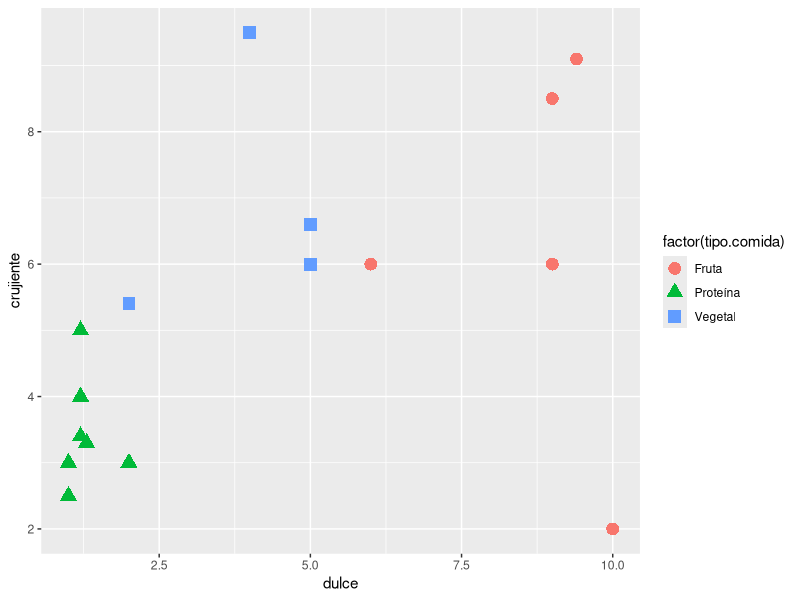
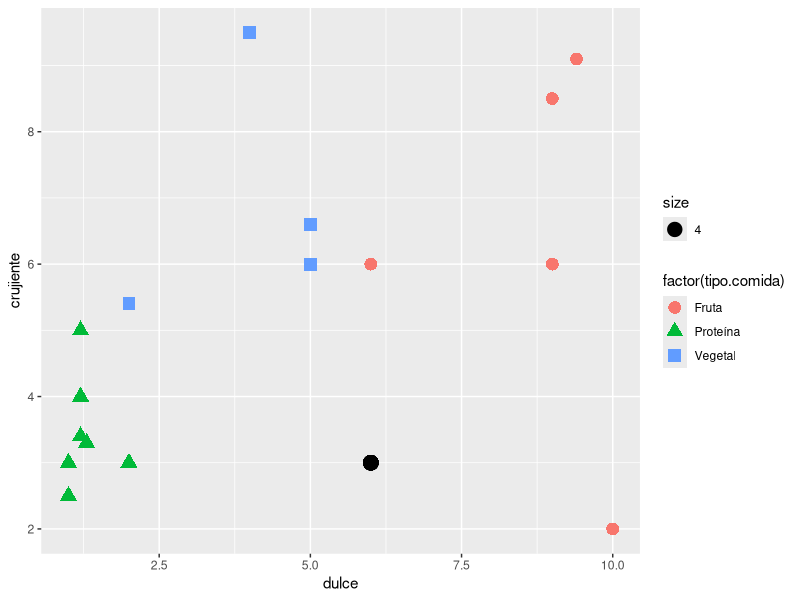

These charts were generated, in order, by the following R code:
## ---- chunk 1
library(class) # Funciones para clasificación
library(caret) # Funciones para Clasificación y Regresión
library(mlbench) # Funciones para Machine Learning
library(e1071) # Estadísticas

library(ggplot2) # Gráficas
library(dplyr)   # Operaciones con datos
library(knitr)   # Para tablas amigables

## ---- chunk 2
ingrediente <- c('Manzana', 'Tocino', 'Plátano', 'Zanahoria', 'Apio', 'Queso', 'Nuez', 'Camarón', 'Pescado', 'Naranja', 'Pepino', 'Pera', 'Uva', 'Lechuga', 'Frijol', 'Maiz')
crujiente <- c(8.5, 2.5, 6, 9.5, 5.4, 3, 5, 4, 3, 6, 6.6, 9.1, 2, 6, 3.4, 3.3)
dulce <- c(9, 1, 6, 4, 2, 1, 1.2, 1.2, 2, 9, 5, 9.4, 10, 5, 1.2, 1.3)
tipo.comida <- c('Fruta', 'Proteína', 'Fruta', 'Vegetal', 'Vegetal', 'Proteína', 'Proteína', 'Proteína', 'Proteína', 'Fruta', 'Vegetal', 'Fruta', 'Fruta', 'Vegetal', 'Proteína', 'Proteína')

datos <- data.frame(ingrediente, crujiente, dulce, tipo.comida)
kable(datos, caption = "Datos") 
## ---- chunk 3
ggplot(data = datos, mapping = aes(x = dulce, y = crujiente)) +
  geom_point(aes(colour = factor(tipo.comida), shape = factor(tipo.comida)), size=4) 


## ---- chunk 4
ingrediente <- 'Tomate'
crujiente <- 3
dulce <- 6
tipo.comida = '????????'

nuevos.datos <- data.frame (ingrediente, crujiente, dulce, tipo.comida)

kable(nuevos.datos, caption = "Nuevos datos o  ejemplo 'Tomate'") 

## ---- chunk 5
ggplot(data = datos, mapping = aes(x = dulce, y = crujiente)) +
  geom_point(aes(colour = factor(tipo.comida), shape = factor(tipo.comida)), size=4) +
  geom_point(aes(x = nuevos.datos$dulce, y = nuevos.datos$crujiente, size = 4))

## ---- chunk 6

formula = paste("sqrt((",nuevos.datos$crujiente, "-",datos$crujiente,")^2","+","(",nuevos.datos$dulce,"-",datos$dulce,")^2)")
               
dist.euc = sqrt((nuevos.datos$crujiente-datos$crujiente)^2+(nuevos.datos$dulce-datos$dulce)^2)

datos.dist <- cbind(datos, formula, dist.euc)
kable(datos.dist, caption = "Distancia Euclidina 'Tomate' y resto ingredientes'")
## ---- chunk 7
datos.dist <- arrange(datos.dist, dist.euc)
kable(datos.dist, caption = "Distancia Euclidina 'Tomate' y resto ingredientes', ordenado ascendentemente")
## ---- chunk 8
modelo <- knn(train = datos[,c(2,3)], test = nuevos.datos[,c(2,3)], k = 4, cl = datos[,4])

modelo

summary(modelo)

## ---- chunk 9
ingrediente <- c('Granada', 'Almendra')
crujiente <- c(5.5, 4.8)
dulce <- c(7.4, 1.8)
tipo.comida = c('???', '???')

nuevos.datos <- data.frame (ingrediente, crujiente, dulce, tipo.comida)

kable(nuevos.datos, caption = "Nuevos datos o  ejemplo 'Tomate'")

## ---- chunk 10
modelo <- knn(train = datos[,c(2,3)], test = nuevos.datos[,c(2,3)], k = 4, cl = datos[,4])

modelo

summary(modelo)

paste("La ", nuevos.datos[1,1], " se clasifica como: ", modelo[1])
paste("La ", nuevos.datos[2,1], " se clasifica como: ", modelo[2])

